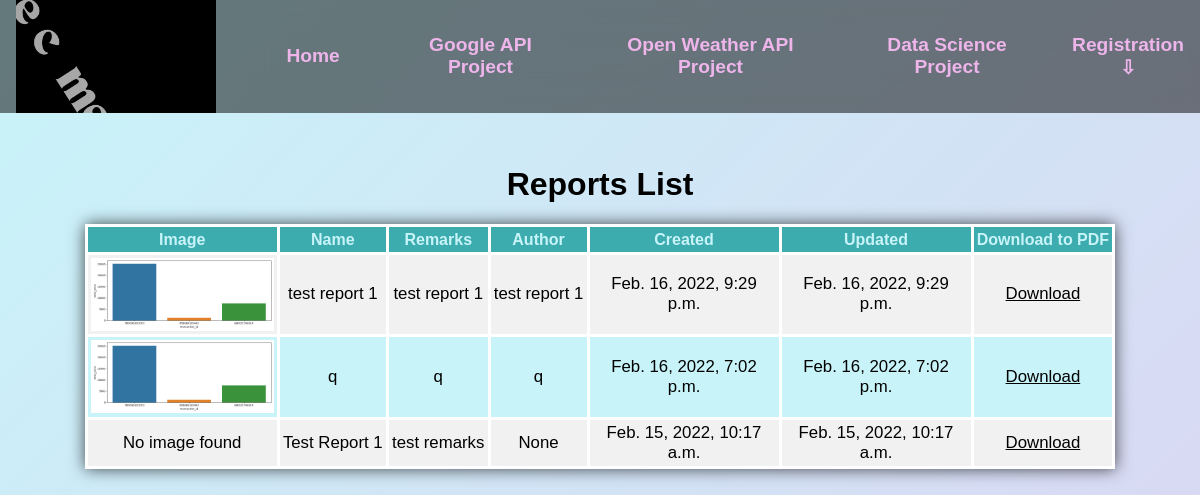
Page /datascience/reports/ on the committed database.
### datascience/models.py (models this page shows, shortened)
class Report(models.Model):
    name = models.CharField(max_length=100)
    image = models.ImageField(upload_to ="reports", blank=True, null=True)
    remarks = models.TextField()
    author = models.CharField(max_length=100, null=True, blank=True)
    created = models.DateTimeField(auto_now_add=True)
    updated = models.DateTimeField(auto_now=True)
    class Meta:
        ordering = ("-created",)

### datascience/views.py (the view)
# urls.py: path("reports/", views.ReportListView.as_view(), name="reports_list"),
class ReportListView(ListView):
    model = Report
    template_name = "datascience/reports/reports_list.html"

### templates/datascience/reports/reports_list.html
{% extends 'base.html' %}
{% load static %}
{% block content %}
<div class="align-center">
    <h1>Reports List</h1>
    <table>
        <thead>
            <tr>
                <th>Image</th>
                <th>Name</th>
                <th>Remarks</th>
                <th>Author</th>
                <th>Created</th>
                <th>Updated</th>
                <th>Download to PDF</th>
            </tr>
        </thead>
        <tbody>
            {% for obj in object_list %}
            <tr>
                {% if obj.image %}
                    <td><img src="{{obj.image.url}}"></td>
                {% else %}
                    <td>No image found</td>
                {% endif %}
                <td>{{obj.name}}</td>
                <td>{{obj.remarks|truncatewords:20}}</td>
                <td>{{obj.author}}</td>
                <td>{{obj.created}}</td>
                <td>{{obj.updated}}</td>
                <td>
                    <a href="{% url 'datascience:pdf' obj.pk %}">
                        Download
                    </a>
                </td>
            </tr>
            {% endfor %}
        </tbody>
    </table>
</div>
{% endblock %}

### static/css/main.css (style rules this page uses)
html { min-width: fit-content; }
body { display: flex; flex-direction: column; background: linear-gradient( -45deg, var(--primary-color-light), var(--secondary-color-light), var(--primary-color-light) ); background-size: 400% 400%; position: relative; animation: animated-background 30s ease-in-out infinite; height: 100vh; width: 100vw; font-family: Helvetica, sans-serif; min-width: fit-content; color: var(--text-color); padding: 0; margin: 0; }
img { display: block; max-width: 100%; }
.align-center { display: flex; flex-direction: column; align-items: center; justify-content: center; text-align: center; }
a { color: inherit; }
.dataTable, table { font-size: 1.05rem; min-width: 25rem; max-width: 95%; border-radius: 0.3rem 0.3rem 0 0; box-shadow: 0 0 1rem var(--table-and-form-box-shadow); margin: auto; border-collapse: collapse; max-width: 95vw; margin-bottom: 1rem; }
.dataTable thead tr, table thead tr { background-color: var(--primary-color); color: var(--primary-color-light); text-align: center; font-weight: bold; font-size: 1rem; }
.dataTable th, .dataTable td, table th, table td { padding: 0.2rem; border: 0.2rem solid var(--form-and-table-borders); min-width: 3rem; word-wrap: break-word; max-width: 12rem; }
.dataTable tbody tr:nth-of-type(even), table tbody tr:nth-of-type(even) { background-color: var(--primary-color-light); }
.dataTable tbody tr:nth-of-type(odd), table tbody tr:nth-of-type(odd) { background-color: var(--tertiary-color); }

### static/css/themes/default.css (style rules this page uses)
:root { --text-color: black; --text-color-hover: black; --primary-color: #3cacae; --primary-color-light: #c8f4f9; --secondary-color: #c26dbc; --secondary-color-light: #eeb5eb; --tertiary-color: #f1f1f1; --navbar-background-color: rgba(0, 0, 0, 0.5); --navbar-hover-over-items: rgba(0, 0, 0, 0.7); --navbar-text-color: #eeb5eb; --form-background: rgba(0, 0, 0, 0.4); --form-and-table-borders: white; --mobile-navabar-burger-button-color: #fff; --table-and-form-box-shadow: rgba(0, 0, 0, 0.7); }

### rows in the picture
Report: image (picture), name "test report 1", remarks "test report 1", author "test report 1", created "Feb. 16, 2022, 9:29 p.m.", updated "Feb. 16, 2022, 9:29 p.m."
Report: image (picture), name "q", remarks "q", author "q", created "Feb. 16, 2022, 7:02 p.m.", updated "Feb. 16, 2022, 7:02 p.m."
Report: image "No image found", name "Test Report 1", remarks "test remarks", author "None", created "Feb. 15, 2022, 10:17 a.m.", updated "Feb. 15, 2022, 10:17 a.m."
